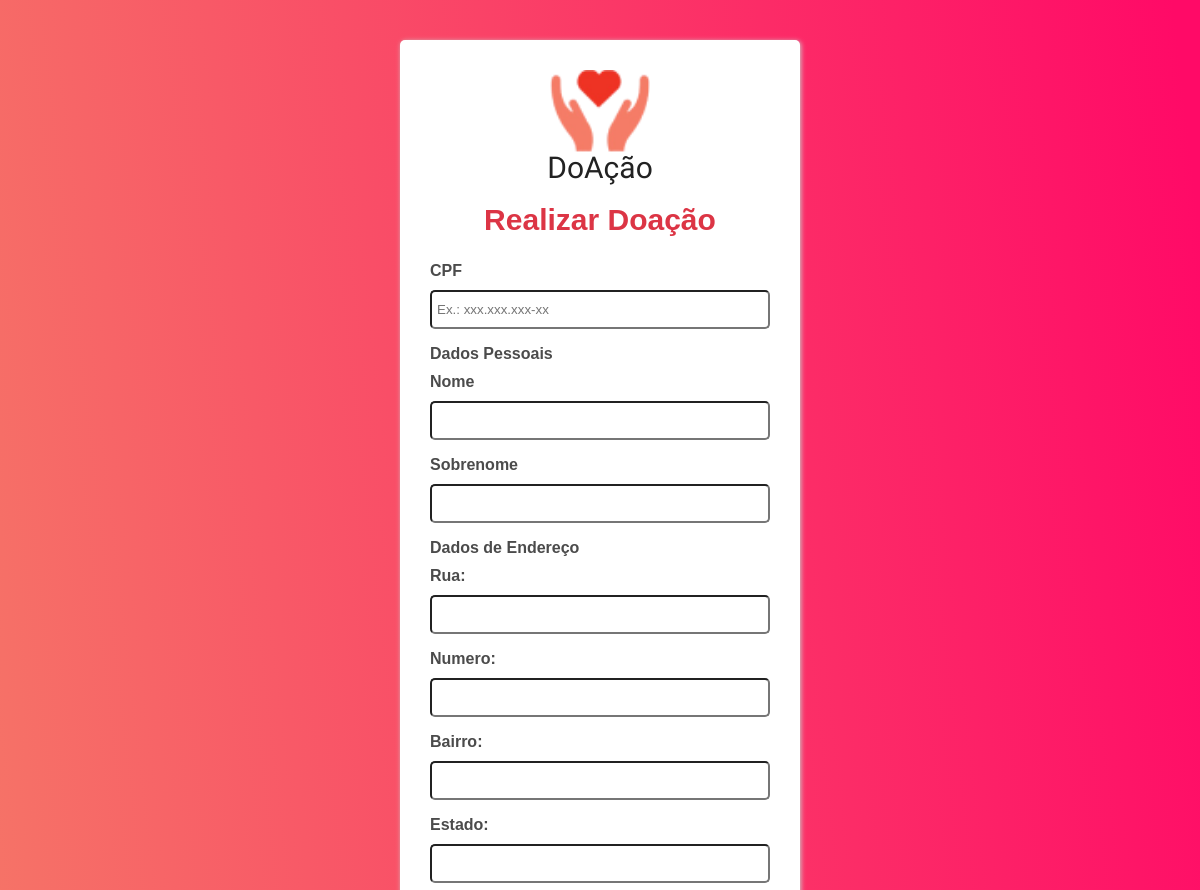
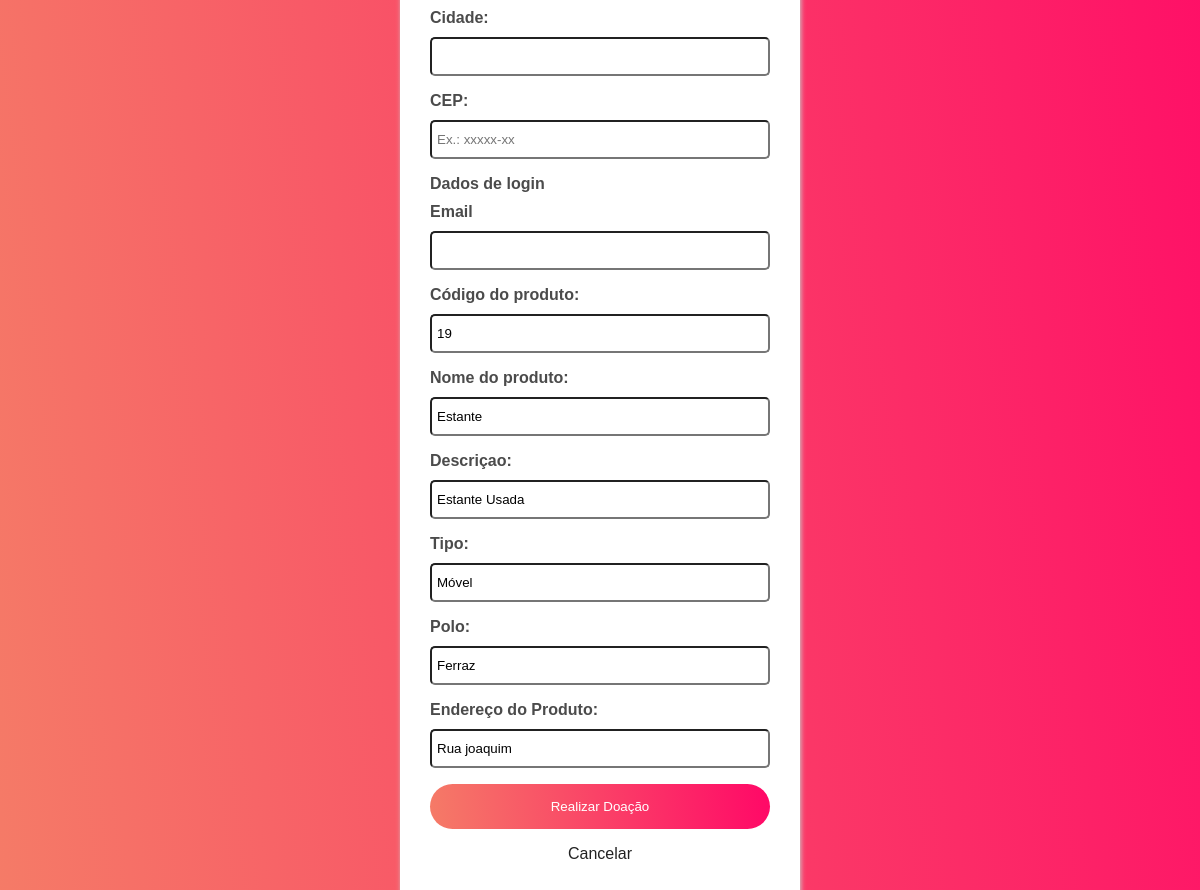
The page /funcionario/produto.php?idproduto=19 on the database its author committed (2 pictures, top to bottom).
### tables this page shows
CREATE TABLE `produto` (
  `idproduto` int(10) NOT NULL,
  `produtoname` varchar(200) NOT NULL,
  `descricao` varchar(200) NOT NULL,
  `tipo` varchar(200) NOT NULL,
  `polo` varchar(200) NOT NULL,
  `eProduct` varchar(200) NOT NULL,
  `status` varchar(50) DEFAULT NULL
);

### funcionario/produto.php (the view, shortened to what this page needs)
<?php
include_once("conexaoS.php");
$id = filter_input(INPUT_GET, 'idproduto', FILTER_SANITIZE_NUMBER_INT);
$sqlSelect = "SELECT * FROM produto WHERE idproduto = '$id'";
$mysqli_result = mysqli_query($conn, $sqlSelect) or die("Erro ao retornar dados");
$registro = mysqli_fetch_assoc($mysqli_result);
?>
<!DOCTYPE html>
<html lang="pt-BR">
<head>
    <link rel="stylesheet" type="text/css" href="cadastro.css" media="screen">
</head>
<body>
     <form class="form" method="post" action="cadastro.php">
        <div class="card">
            <div class="card-top">
                <img class="imglogin" src=LogoD.png alt="">
                <figcaption>DoAção</figcaption>
                <h2 class="title">Realizar Doação</h2>
            </div>
        <div class="campo">
            <label for="cpf"><strong>CPF</strong></label>
            <input type="text" class="cpf" name="cpf" size="14" maxlength="14" placeholder="Ex.: xxx.xxx.xxx-xx" required>
        </div>
            <div class="campo">
                <label><strong>Dados Pessoais</strong></label>
                <label for="nome"><strong>Nome</strong></label>
                <input type="text" class="nome" name="user_nome" id="nome" required>
            </div>
            <div class="campo">
                <label for="sobrenome"><strong>Sobrenome</strong></label>
                <input type="text" class="sobrenome" name="sobre" id="sobrenome" required>
            </div>
        <div class="campo">
            <label><strong>Dados de Endereço</strong></label>
            <label for="rua"><strong>Rua: </strong></label>
            <input type="text" class="rua" name="rua" required>
        </div>
        <div class="campo">
            <label for="numero"><strong>Numero: </strong></label>
            <input type="text" class="numero" name="numero" size="4" required>
        </div>
        <div class="campo">
            <label for="bairro"><strong>Bairro: </strong> </label>
            <input type="text" class="bairro" name="bairro" required>
        </div>
        <div class="campo">
            <label for="user_estado"><strong>Estado: </strong> </label>
            <input type="text" class="user_estado" name="user_estado" required>
        </div>
        <div class="campo">
            <label for="cidade"><strong>Cidade: </strong></label>
            <input type="text" class="cidade" name="cidade" required>
        </div>
        <div class="campo">
            <label for="cep"><strong>CEP: </strong></label>
            <input type="text" class="cep" name="cep" size="8" maxlength="8" placeholder="Ex.: xxxxx-xx" required>
        </div>
        <div class="campo">
            <label><strong>Dados de login</strong></label>
            <label for="email"><strong>Email</strong></label>
            <input type="email" class="email" name="email" id="email" required>
        </div>
        <div class="campo">
            <label for="produtoname"><strong>Código do produto: </strong></label>
            <input type="idproduto" class="idproduto" name="idproduto" value="<?php echo $registro['idproduto']; ?>" required>
        </div>
        <div class="campo">
            <label for="produtoname"><strong>Nome do produto: </strong></label>
            <input type="produtoname" class="produtoname" name="produtoname" value="<?php echo $registro['produtoname']; ?>" required>
        </div>
        <div class="campo">
            <label for="descricao"><strong>Descriçao: </strong></label>
            <input type="descricao" class="descricao" name="descricao" value="<?php echo $registro['descricao']; ?>"required>
        </div>
        <div class="campo">
            <label for="tipo"><strong>Tipo: </strong></label>
            <input type="tipo" class="tipo" name="tipo" value="<?php echo $registro['tipo']; ?>" required>
        </div>
        <div class="campo">
            <label for="polo"><strong>Polo: </strong></label>
            <input type="polo" class="polo" name="polo" value="<?php echo $registro['polo']; ?>"required>
        </div>
        <div class="campo">
            <label for="eProduct"><strong>Endereço do Produto: </strong></label>
            <input type="eProduct" class="eProduct" name="eProduct" value="<?php echo $registro['eProduct']; ?>"required>
        </div>
        <div class="campo btn">
        <button type="submit" >Realizar Doação</button>
        <a href="https://heryherrnandes.000webhostapp.com/Doacao/funcionario/sistema.php" class="retornar">Cancelar</a>
        </div>
    </div>
     </form>
</body>
</html>

### css/cadastro.css (style rules this page uses)
body { padding: 0; margin: 0; background: linear-gradient(263.42deg, #FF0A67 1.87%, #F57B67 100%); font-family: sans-serif; }
.form { width: 400px; margin: auto; padding-top: 40px; }
.card { box-shadow: 1px 1px 5px #ccc; background-color: white; padding: 30px; border-radius: 5px; }
.campo { margin-bottom: 1em; }
.campo > label { width: 100%; color: rgb(75,75,75); display: block; gap: 8rem; margin: 10px 0px; }
.campo > input { border-radius: 5px; outline: 0; width: 96%; height: 25px; padding: 5px; }
.campo > button { background: linear-gradient(263.42deg, #FF0A67 1.87%, #F57B67 100%); width: 100%; border-radius: 30px; padding: 15px; color: white; border: 0px; outline: 0; }
.imglogin { width: 100px; }
.card-top { text-align: center; font-family: 'Squada One'; }
figcaption { background-color: #fff; color: #222; font-family: 'Squada One'; font-weight: 400; font-size: 30px; line-height: 21px; align-items: center; text-align: center; }
.title { color: #dc3545; font-size: 30px; font-family: Arial, Helvetica, sans-serif; }
.retornar { color: #222; align-items: center; text-align: center; width: 100%; border-radius: 30px; display: flex; padding-top: 1rem; justify-content: center; text-decoration: none; }

### rows shown on the page
produto: idproduto "19", produtoname "Estante", descricao "Estante Usada", tipo "Móvel", polo "Ferraz", eProduct "Rua joaquim"
